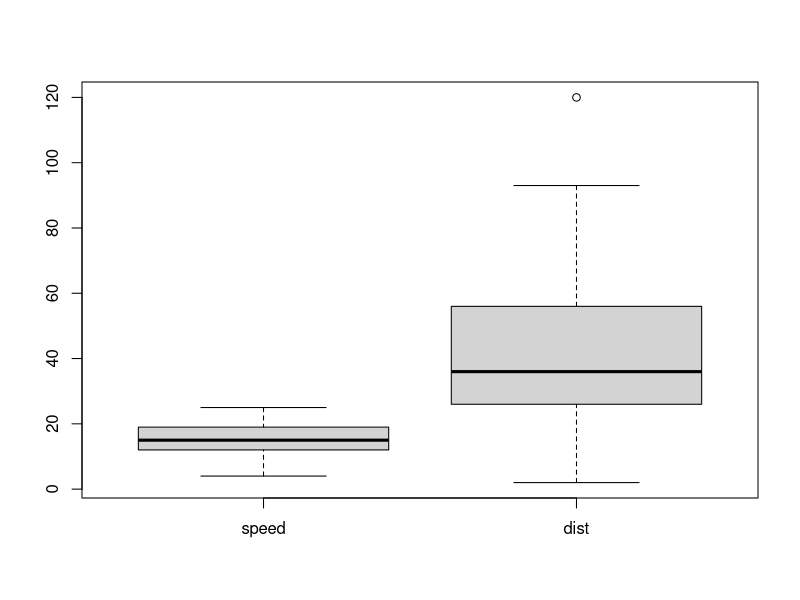
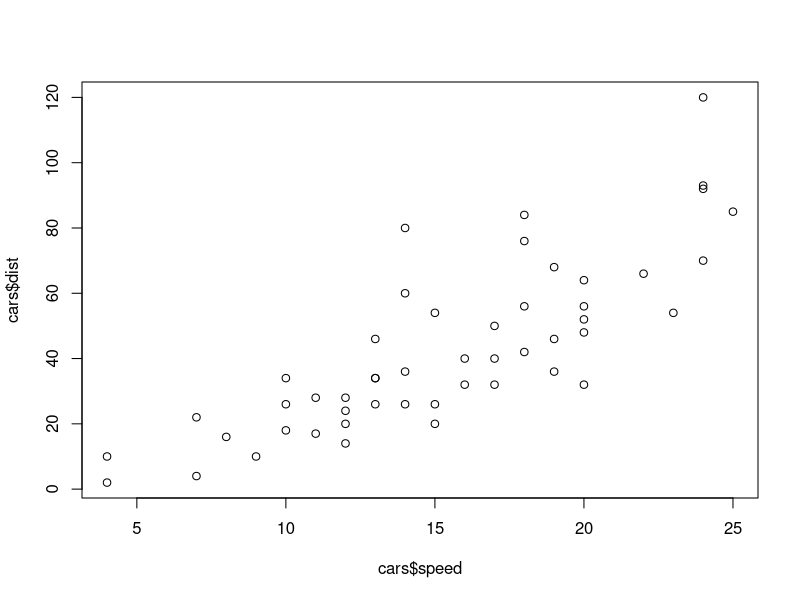
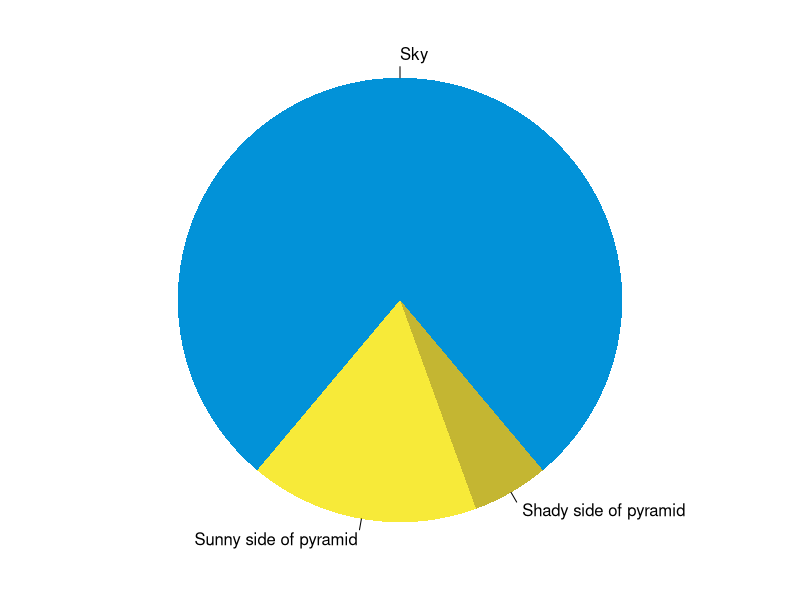

Reproduce these figures in R, in order.
## ---- chunk 1
knitr::opts_chunk$set(collapse = TRUE)
## ---- chunk 2
summary(cars)
boxplot(cars)
plot(cars$speed,cars$dist)
## ---- chunk 3
summary(cars)
fit <- lm(dist ~ speed, data = cars)
fit
## ---- chunk 4
par(mar = c(0, 1, 0, 1))
pie(
  c(280, 60, 20),
  c('Sky', 'Sunny side of pyramid', 'Shady side of pyramid'),
  col = c('#0292D8', '#F7EA39', '#C4B632'),
  init.angle = -50, border = NA
)
